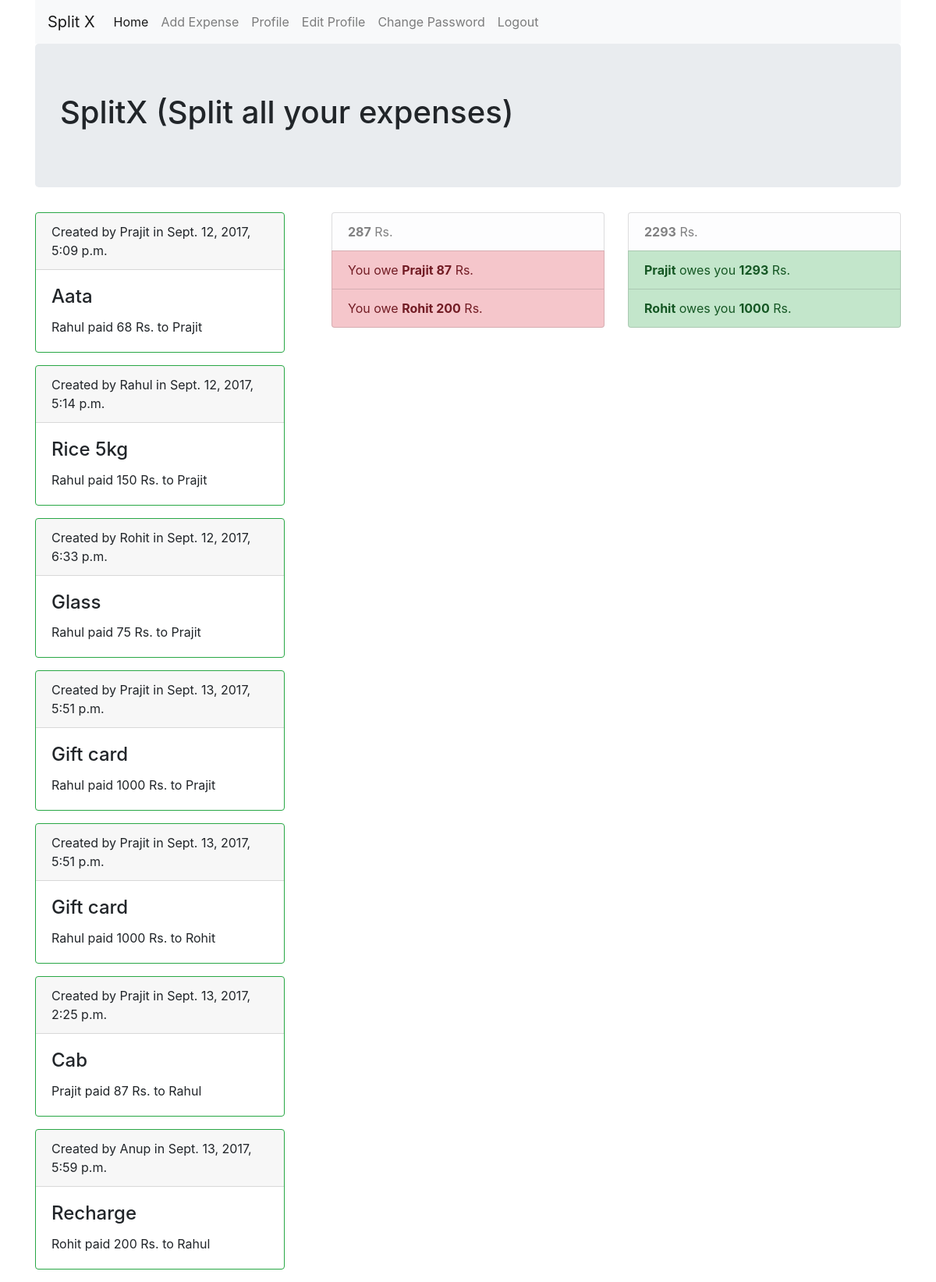
The page /splitx/ (signed in) on the database its author committed.
### splitx/models.py (models this page shows)
class Transaction(models.Model):
    paid_by    = models.ForeignKey(User, related_name='paid_by')
    paid_to    = models.ForeignKey(User, related_name='paid_to')
    expense_id = models.ForeignKey(Expense)
    amount     = models.IntegerField()
    pub_date   = models.DateTimeField()

class Expense(models.Model):
    name       = models.CharField(max_length=100)
    cost       = models.IntegerField()
    created_by = models.ForeignKey(User)
    pub_date   = models.DateTimeField()

### splitx/views.py (the view)
def home(request):
    transactions = get_all_transactions_for_user(request.user)
    owe_to   = defaultdict(int)
    owe_from = defaultdict(int)
    total_owe_to   = 0
    total_owe_from = 0
    for transaction in transactions:
        if transaction.paid_by == request.user:
            owe_from[transaction.paid_to.first_name] += int(transaction.amount)
            total_owe_from += int(transaction.amount)
        else:
            owe_to[transaction.paid_by.first_name] += int(transaction.amount)
            total_owe_to += int(transaction.amount)
    balance = total_owe_to - total_owe_to
    return render(request, 'splitx/home.html', {\
            'transactions':   transactions,\
            'owe_to':         dict(owe_to),\
            'owe_from':       dict(owe_from),\
            'total_owe_to':   total_owe_to,\
            'total_owe_from': total_owe_from,\
            'balance':        balance,
            })

### splitx/views.py (called while the page is built)
def get_all_transactions_for_user(user):
    return Transaction.objects.all()\
            .order_by('-pub_date')\
            .filter( (Q(paid_by=user.id) | Q(paid_to=user.id)) & ~Q(paid_by = F('paid_to')) )

### splitx/templates/splitx/home.html (shortened to what this page needs)
{% extends 'base.html' %}
{% block body %}
    <div class="row">
        <div class="col">
        {% for instance in transactions %}
                <div class="card border-success mb-3" style="max-width: 20rem;">
                    <div class="card-header">Created by {{instance.expense_id.created_by.first_name}} in {{instance.expense_id.pub_date}}</div>
                  <div class="card-body">
                    <h4 class="card-title">{{instance.expense_id.name}}</h4>
                    <p class="card-text">{{instance.paid_by.first_name}} paid {{instance.amount}} Rs. to {{instance.paid_to.first_name}}</p>
                  </div>
                </div>
        {% endfor %}
        </div>
        <div class="col">
            <ul class="list-group">
                {% if total_owe_to %}
                <li class="list-group-item list-group-item-light"><b>{{total_owe_to}}</b> Rs.</li>
                {% endif %}
                {% for key, value in owe_to.items %}
                <li class="list-group-item list-group-item-danger">You owe <b>{{key}} {{value}}</b> Rs.</li>
                {% endfor %}
            </ul>
        </div>
        <div class="col">
            <ul class="list-group">
                {% if total_owe_from %}
                <li class="list-group-item list-group-item-light"><b>{{total_owe_from}}</b> Rs.</li>
                {% endif %}
                {% for key, value in owe_from.items %}
                <li class="list-group-item list-group-item-success"><b>{{key}}</b> owes you <b>{{value}}</b> Rs.</li>
                {% endfor %}
            </ul>
        </div>
    </div>
{% endblock %}

### rows shown on the page
Transaction: expense_id.created_by.first_name "Prajit", expense_id.pub_date "Sept. 12, 2017, 5:09 p.m.", expense_id.name "Aata", paid_by.first_name "Rahul", amount "68", paid_to.first_name "Prajit"
Transaction: expense_id.created_by.first_name "Rahul", expense_id.pub_date "Sept. 12, 2017, 5:14 p.m.", expense_id.name "Rice 5kg", paid_by.first_name "Rahul", amount "150", paid_to.first_name "Prajit"
Transaction: expense_id.created_by.first_name "Rohit", expense_id.pub_date "Sept. 12, 2017, 6:33 p.m.", expense_id.name "Glass", paid_by.first_name "Rahul", amount "75", paid_to.first_name "Prajit"
Transaction: expense_id.created_by.first_name "Prajit", expense_id.pub_date "Sept. 13, 2017, 5:51 p.m.", expense_id.name "Gift card", paid_by.first_name "Rahul", amount "1000", paid_to.first_name "Prajit"
Transaction: expense_id.created_by.first_name "Prajit", expense_id.pub_date "Sept. 13, 2017, 5:51 p.m.", expense_id.name "Gift card", paid_by.first_name "Rahul", amount "1000", paid_to.first_name "Rohit"
Transaction: expense_id.created_by.first_name "Prajit", expense_id.pub_date "Sept. 13, 2017, 2:25 p.m.", expense_id.name "Cab", paid_by.first_name "Prajit", amount "87", paid_to.first_name "Rahul"
Transaction: expense_id.created_by.first_name "Anup", expense_id.pub_date "Sept. 13, 2017, 5:59 p.m.", expense_id.name "Recharge", paid_by.first_name "Rohit", amount "200", paid_to.first_name "Rahul"

### other values the page prints
{{ total_owe_to }} "287"
{{ key }} "Prajit" "Rohit"
{{ value }} "87" "200"
{{ total_owe_from }} "2293"
{{ value }} "1293" "1000"
